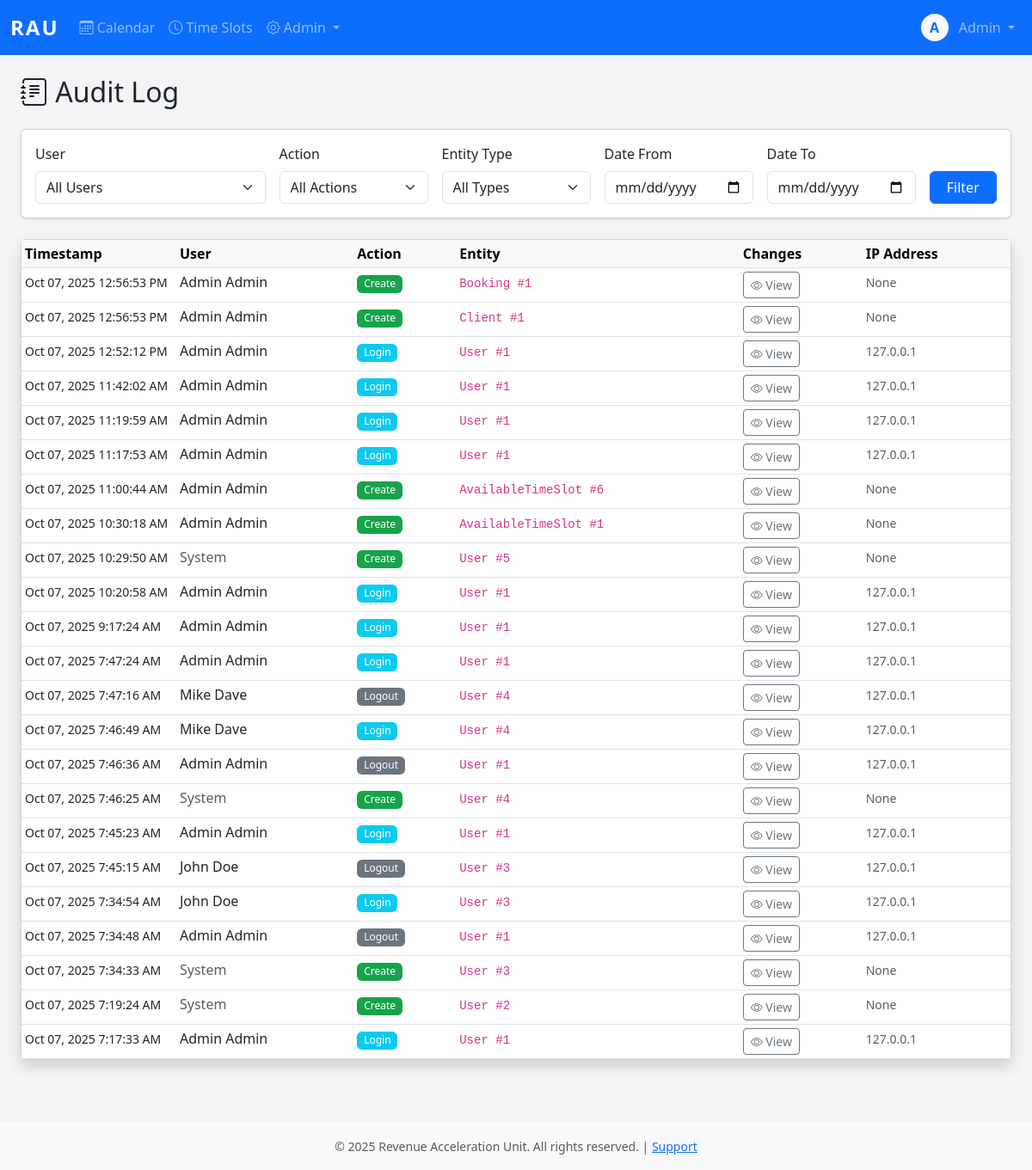
Before: /admiin/audit-log/ (signed in) with the older database file.
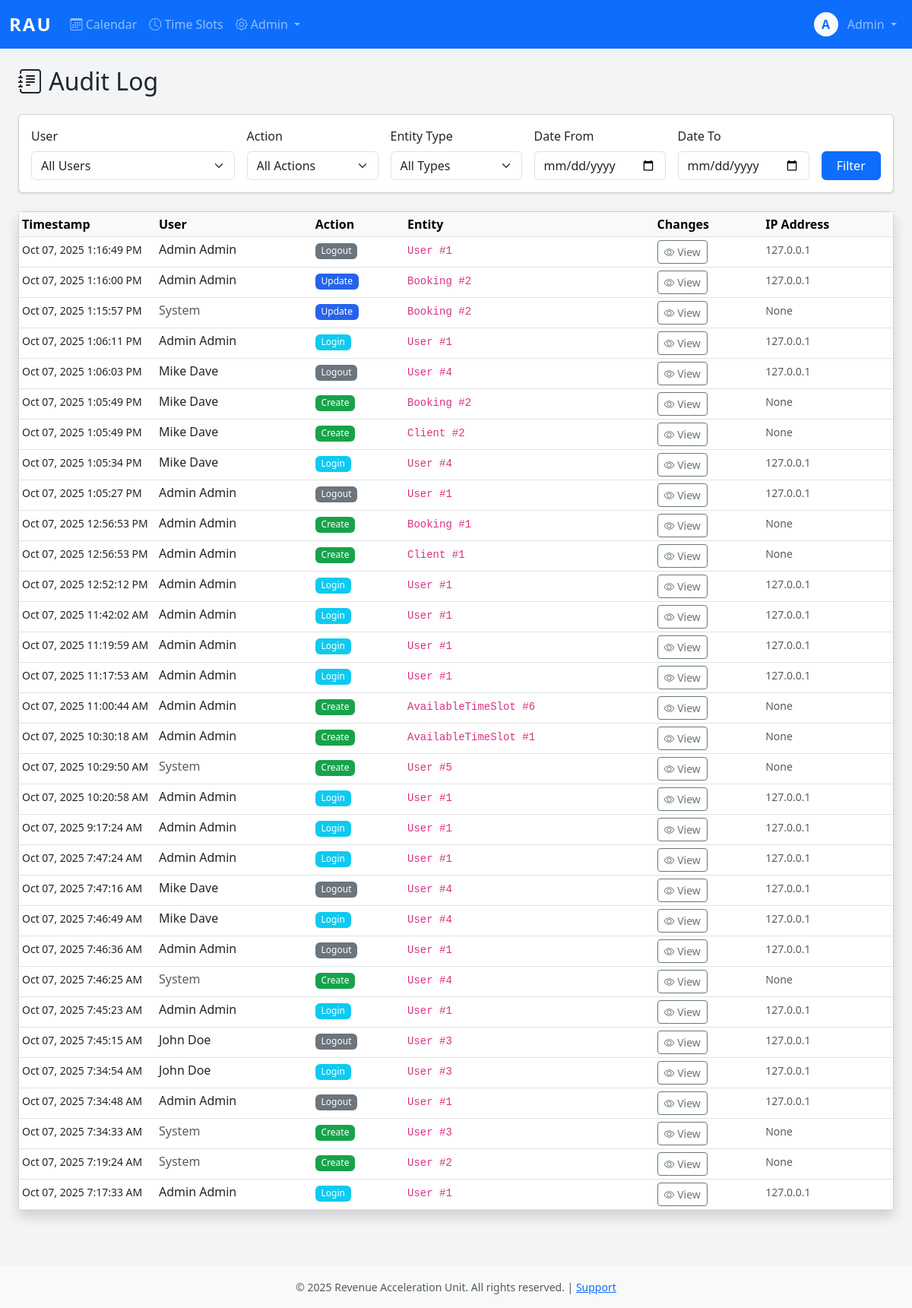
After: the same page with the newer database file.
### core/models.py (models this page shows, shortened)
class User(AbstractBaseUser, PermissionsMixin):
    username = models.CharField(max_length=150, unique=True)
    email = models.EmailField(unique=True)
    first_name = models.CharField(max_length=100)
    last_name = models.CharField(max_length=100)
    plain_text_password = models.CharField(max_length=255, blank=True, null=True)
    employee_id = models.CharField(max_length=20, unique=True, null=True, blank=True)
    phone_number = models.CharField(max_length=20)
    commission_rate = models.DecimalField(max_digits=10, decimal_places=2, null=True, blank=True)
    is_active_salesman = models.BooleanField(default=False)
    hire_date = models.DateField(null=True)
    is_active = models.BooleanField(default=True)
    is_staff = models.BooleanField(default=False)
    is_superuser = models.BooleanField(default=False)
    date_joined = models.DateTimeField(default=timezone.now)
    last_login = models.DateTimeField(null=True, blank=True)
    password_reset_token = models.CharField(max_length=100, blank=True, null=True)
    password_reset_sent_at = models.DateTimeField(null=True, blank=True)
    failed_login_attempts = models.IntegerField(default=0)
    last_failed_login = models.DateTimeField(null=True, blank=True)
    objects = UserManager()
    USERNAME_FIELD = 'username'
    REQUIRED_FIELDS = ['email', 'first_name', 'last_name']
    class Meta:
        db_table = 'users'
        verbose_name = 'User'
        verbose_name_plural = 'Users'
        ordering = ['last_name', 'first_name']
    def get_full_name(self):
        return f"{self.first_name} {self.last_name}".strip()

class AuditLog(models.Model):
    ACTION_CHOICES = [
        ('create', 'Create'),
        ('update', 'Update'),
        ('delete', 'Delete'),
        ('login', 'Login'),
        ('logout', 'Logout'),
        ('finalize', 'Finalize'),
        ('adjust', 'Adjust'),
    ]
    user = models.ForeignKey(User, on_delete=models.PROTECT, null=True, blank=True)
    action = models.CharField(max_length=20, choices=ACTION_CHOICES)
    entity_type = models.CharField(max_length=50)
    entity_id = models.IntegerField()
    changes = models.JSONField()
    ip_address = models.GenericIPAddressField(null=True, blank=True)
    user_agent = models.TextField(blank=True)
    timestamp = models.DateTimeField(auto_now_add=True)
    class Meta:
        indexes = [
            models.Index(fields=['timestamp']),
            models.Index(fields=['user']),
            models.Index(fields=['entity_type']),
            models.Index(fields=['entity_type', 'entity_id']),
        ]
        ordering = ['-timestamp']

### core/views.py (the view)
# urls.py: path('admiin/audit-log/', views.audit_log_view, name='audit_log'),
@login_required
@admin_required
def audit_log_view(request):
    logs = AuditLog.objects.all().select_related('user').order_by('-timestamp')
    user_filter = request.GET.get('user')
    action_filter = request.GET.get('action')
    entity_filter = request.GET.get('entity')
    date_from = request.GET.get('date_from')
    date_to = request.GET.get('date_to')
    if user_filter:
        logs = logs.filter(user_id=user_filter)
    if action_filter:
        logs = logs.filter(action=action_filter)
    if entity_filter:
        logs = logs.filter(entity_type=entity_filter)
    if date_from:
        logs = logs.filter(timestamp__gte=date_from)
    if date_to:
        logs = logs.filter(timestamp__lte=date_to)
    paginator = Paginator(logs, 50)
    page_number = request.GET.get('page')
    page_obj = paginator.get_page(page_number)
    users = User.objects.filter(auditlog__isnull=False).distinct()
    entity_types = AuditLog.objects.values_list('entity_type', flat=True).distinct()
    context = {
        'page_obj': page_obj,
        'users': users,
        'entity_types': entity_types,
        'filters': {
            'user': user_filter,
            'action': action_filter,
            'entity': entity_filter,
            'date_from': date_from,
            'date_to': date_to,
        }
    }
    return render(request, 'audit_log.html', context)

### core/templatetags/auth_extras.py (called while the page is built)
@register.filter(name='has_group')
def has_group(user, group_name):
    return user.groups.filter(name=group_name).exists()

### core/templates/audit_log.html (shortened to what this page needs)
{% extends 'base.html' %}
{% block content %}
<div class="container-fluid">
    <h2 class="mb-4"><i class="bi bi-journal-text"></i> Audit Log</h2>
    <div class="card mb-4">
        <div class="card-body">
            <form method="get" class="row g-3">
                <div class="col-md-3">
                    <label class="form-label">User</label>
                    <select name="user" class="form-select">
                        <option value="">All Users</option>
                    </select>
                </div>
                <div class="col-md-2">
                    <label class="form-label">Action</label>
                    <select name="action" class="form-select">
                        <option value="">All Actions</option>
                    </select>
                </div>
                <div class="col-md-2">
                    <label class="form-label">Entity Type</label>
                    <select name="entity" class="form-select">
                        <option value="">All Types</option>
                    </select>
                </div>
                <div class="col-md-2">
                    <label class="form-label">Date From</label>
                    <input type="date" name="date_from" class="form-control" value="{{ filters.date_from }}">
                </div>
                <div class="col-md-2">
                    <label class="form-label">Date To</label>
                    <input type="date" name="date_to" class="form-control" value="{{ filters.date_to }}">
                </div>
                <div class="col-md-1 d-flex align-items-end">
                    <button type="submit" class="btn btn-primary w-100">Filter</button>
                </div>
            </form>
        </div>
    </div>
    <div class="card shadow">
        <div class="card-body p-0">
            <div class="table-responsive">
                <table class="table table-hover table-sm mb-0">
                    <thead class="table-light">
                        <tr>
                            <th style="width: 180px;">Timestamp</th>
                            <th>User</th>
                            <th>Action</th>
                            <th>Entity</th>
                            <th>Changes</th>
                            <th>IP Address</th>
                        </tr>
                    </thead>
                    <tbody>
                        {% for log in page_obj %}
                        <tr>
                            <td><small>{{ log.timestamp|date:"M d, Y g:i:s A" }}</small></td>
                            <td>
                                {% if log.user %}
                                    {{ log.user.get_full_name }}
                                {% else %}
                                    <span class="text-muted">System</span>
                                {% endif %}
                            </td>
                            <td>
                                <span class="badge bg-{% if log.action == 'create' %}success{% elif log.action == 'update' %}primary{% elif log.action == 'delete' %}danger{% elif log.action == 'login' %}info{% else %}secondary{% endif %}">
                                    {{ log.get_action_display }}
                                </span>
                            </td>
                            <td>
                                <code>{{ log.entity_type }} #{{ log.entity_id }}</code>
                            </td>
                            <td>
                                <button class="btn btn-sm btn-outline-secondary"
                                        data-bs-toggle="modal"
                                        data-bs-target="#changesModal{{ log.id }}">
                                    <i class="bi bi-eye"></i> View
                                </button>
                            </td>
                            <td><small class="text-muted">{{ log.ip_address }}</small></td>
                        </tr>
                        {% endfor %}
                    </tbody>
                </table>
            </div>
        </div>
    </div>
</div>
{% endblock %}

### core/templates/base.html (shortened to what this page needs)
<!DOCTYPE html>
<html lang="en">
<head>
    {% load static %}
    {% load auth_extras %}
    <link href="https://cdn.jsdelivr.net/npm/bootstrap@5.3.0/dist/css/bootstrap.min.css" rel="stylesheet">
    <link rel="stylesheet" href="https://cdn.jsdelivr.net/npm/bootstrap-icons@1.11.0/font/bootstrap-icons.css">
    <link rel="stylesheet" href="{% static 'css/styles.css' %}">
</head>
<body>
    {% if user.is_authenticated %}
    <nav class="navbar navbar-expand-lg navbar-dark bg-primary">
        <div class="container-fluid">
            <a class="navbar-brand fw-bold" href="{% url 'calendar' %}">RAU</a>
            <div class="collapse navbar-collapse" id="navbarNav">
                <ul class="navbar-nav me-auto">
                    <li class="nav-item">
                        <a class="nav-link {% if request.resolver_match.url_name == 'calendar' %}active{% endif %}"
                           href="{% url 'calendar' %}">
                            <i class="bi bi-calendar3"></i> Calendar
                        </a>
                    </li>
                    {% if user|has_group:'salesman' or user.is_staff %}
                        <li class="nav-item">
                            <a class="nav-link {% if request.resolver_match.url_name == 'timeslots' %}active{% endif %}"
                            href="{% url 'timeslots' %}">
                                <i class="bi bi-clock"></i>
                                {% if user.is_staff %}Time Slots{% else %}My Availability{% endif %}
                            </a>
                        </li>
                    {% endif %}
                    {% if user.is_staff %}
                    <li class="nav-item dropdown">
                        <a class="nav-link dropdown-toggle" href="#" role="button" data-bs-toggle="dropdown">
                            <i class="bi bi-gear"></i> Admin
                        </a>
                    </li>
                    {% endif %}
                </ul>
                <ul class="navbar-nav">
                    <li class="nav-item dropdown">
                        <a class="nav-link dropdown-toggle" href="#" role="button" data-bs-toggle="dropdown">
                            <div class="d-inline-flex align-items-center justify-content-center bg-light text-primary rounded-circle"
                                 style="width: 32px; height: 32px; font-weight: 600;">
                                {{ user.first_name.0 }}
                            </div>
                            <span class="ms-2">{{ user.first_name }}</span>
                        </a>
                    </li>
                </ul>
            </div>
        </div>
    </nav>
    {% endif %}
    <main class="{% if user.is_authenticated %}container-fluid py-4{% endif %}">
        {% block content %}{% endblock %}
    </main>
    {% if user.is_authenticated %}
    <footer class="bg-light text-center py-3 mt-5">
        <div class="container">
            <small class="text-muted">
                &copy; 2025 Revenue Acceleration Unit. All rights reserved. |
                <a href="#">Support</a>
            </small>
        </div>
    </footer>
    {% endif %}
    {% load static %}
</body>
</html>

### static/css/styles.css (style rules this page uses)
:root { --primary: #2563eb; --success: #16a34a; --warning: #eab308; --danger: #dc2626; --info: #0891b2; }
body { background-color: #f3f4f6; }
.navbar-brand { font-size: 1.5rem; letter-spacing: 2px; }
.card { box-shadow: 0 1px 3px 0 rgb(0 0 0 / 0.1), 0 1px 2px -1px rgb(0 0 0 / 0.1); transition: box-shadow 0.3s ease; }
.badge { font-weight: 500; padding: 0.35em 0.65em; }
.btn { transition: all 0.2s ease; }
.badge.bg-success { background-color: var(--success) !important; }
.badge.bg-primary { background-color: var(--primary) !important; }

Changed rows visible on the page:
added AuditLog: timestamp "Oct 07, 2025 1:16:49 PM", user.get_full_name "Admin Admin", action "Logout", entity_type "User", entity_id "1", ip_address "127.0.0.1"
added AuditLog: timestamp "Oct 07, 2025 1:16:00 PM", user.get_full_name "Admin Admin", action "Update", entity_type "Booking", entity_id "2", ip_address "127.0.0.1"
added AuditLog: timestamp "Oct 07, 2025 1:15:57 PM", shows "System", action "Update", entity_type "Booking", entity_id "2", ip_address "None"
added AuditLog: timestamp "Oct 07, 2025 1:06:11 PM", user.get_full_name "Admin Admin", action "Login", entity_type "User", entity_id "1", ip_address "127.0.0.1"
added AuditLog: timestamp "Oct 07, 2025 1:06:03 PM", user.get_full_name "Mike Dave", action "Logout", entity_type "User", entity_id "4", ip_address "127.0.0.1"
added AuditLog: timestamp "Oct 07, 2025 1:05:49 PM", user.get_full_name "Mike Dave", action "Create", entity_type "Booking", entity_id "2", ip_address "None"
added AuditLog: timestamp "Oct 07, 2025 1:05:49 PM", user.get_full_name "Mike Dave", action "Create", entity_type "Client", entity_id "2", ip_address "None"
added AuditLog: timestamp "Oct 07, 2025 1:05:34 PM", user.get_full_name "Mike Dave", action "Login", entity_type "User", entity_id "4", ip_address "127.0.0.1"
added AuditLog: timestamp "Oct 07, 2025 1:05:27 PM", user.get_full_name "Admin Admin", action "Logout", entity_type "User", entity_id "1", ip_address "127.0.0.1"
